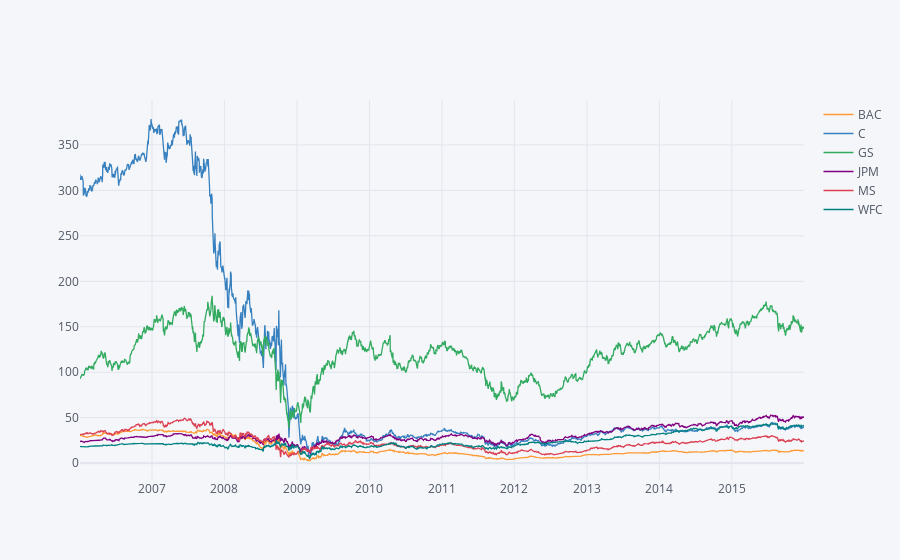

The notebook cell this image was saved under:
### Code cell
bank_stocks.xs(key='Close', axis=1, level='Stock Info').iplot()

### Figure 1 — Plotly figure (JSON) as saved in the notebook; plotly's stock layout.template omitted (floating-point values rounded to 4 significant figures; data arrays with more than 128 entries replaced by an {"elided": "..."} marker saying what was removed)
{"data": [{"line": {"color": "rgba(255, 153, 51, 1.0)", "dash": "solid", "shape": "linear", "width": 1.3}, "mode": "lines", "name": "BAC", "text": "", "type": "scatter", "x": {"elided": "2517 str values"}, "y": {"elided": "2517 float values"}}, {"line": {"color": "rgba(55, 128, 191, 1.0)", "dash": "solid", "shape": "linear", "width": 1.3}, "mode": "lines", "name": "C", "text": "", "type": "scatter", "x": {"elided": "2517 str values"}, "y": {"elided": "2517 float values"}}, {"line": {"color": "rgba(50, 171, 96, 1.0)", "dash": "solid", "shape": "linear", "width": 1.3}, "mode": "lines", "name": "GS", "text": "", "type": "scatter", "x": {"elided": "2517 str values"}, "y": {"elided": "2517 float values"}}, {"line": {"color": "rgba(128, 0, 128, 1.0)", "dash": "solid", "shape": "linear", "width": 1.3}, "mode": "lines", "name": "JPM", "text": "", "type": "scatter", "x": {"elided": "2517 str values"}, "y": {"elided": "2517 float values"}}, {"line": {"color": "rgba(219, 64, 82, 1.0)", "dash": "solid", "shape": "linear", "width": 1.3}, "mode": "lines", "name": "MS", "text": "", "type": "scatter", "x": {"elided": "2517 str values"}, "y": {"elided": "2517 float values"}}, {"line": {"color": "rgba(0, 128, 128, 1.0)", "dash": "solid", "shape": "linear", "width": 1.3}, "mode": "lines", "name": "WFC", "text": "", "type": "scatter", "x": {"elided": "2517 str values"}, "y": {"elided": "2517 float values"}}], "layout": {"legend": {"bgcolor": "#F5F6F9", "font": {"color": "#4D5663"}}, "paper_bgcolor": "#F5F6F9", "plot_bgcolor": "#F5F6F9", "title": {"font": {"color": "#4D5663"}}, "xaxis": {"gridcolor": "#E1E5ED", "showgrid": true, "tickfont": {"color": "#4D5663"}, "title": {"font": {"color": "#4D5663"}, "text": ""}, "zerolinecolor": "#E1E5ED"}, "yaxis": {"gridcolor": "#E1E5ED", "showgrid": true, "tickfont": {"color": "#4D5663"}, "title": {"font": {"color": "#4D5663"}, "text": ""}, "zerolinecolor": "#E1E5ED"}}}
